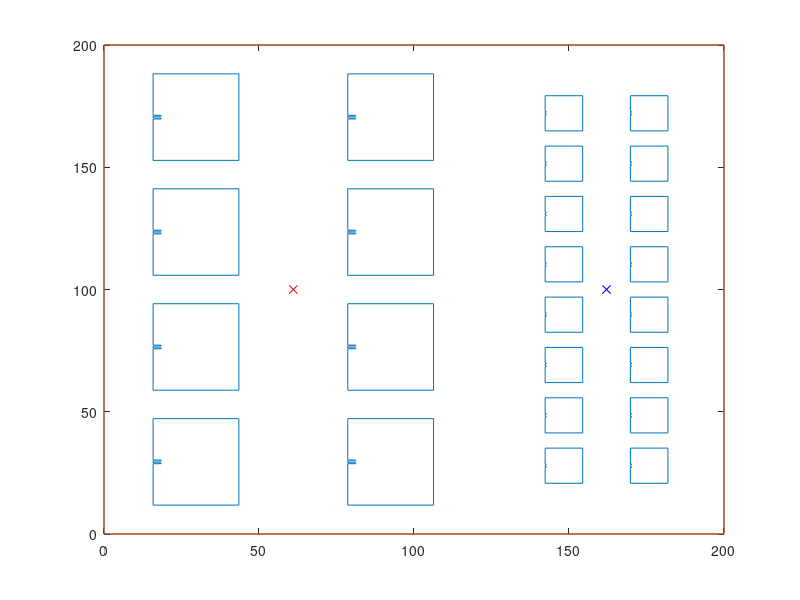

MATLAB code for this plot:
% simple plotter for array
close all;

% General board
L = 200; %mm
W = 200; %mm
epsr = 4.2;
diss = 0.086;
h = 1.6; %mm

% 2.4 GHz patch
L2 = 27.67; %mm
W2 = 35.37; %mm
y02 = 2.58; %mm
w2 = 2; % stripline multiplier
f0_hz = 2.45; %GHz


% 5 GHz patch
L5 = 12.11; %mm
W5 = 14.38; %mm
y05 = 0.323; %mm
w5 = 2; % stripline multiplier
f0_hz = 5.6; %GHz

% stripline widths
w_100 = 0.749; %mm
w_50 = 3.167; %mm

% 2.4GHz array
rows2 = 4;
cols2 = 2;
rowspacing2 = 47; %mm
colspacing2 = 62.8; %mm
% rowspacing2 = L2*1.7; %mm
% colspacing2 = L2*2.27; %mm

% 5GHz array
rows5 = 8;
cols5 = 2;
rowspacing5 = 20.59; %mm
colspacing5 = 27.5; %mm
% rowspacing5 = L5*1.7; %mm
% colspacing5 = L5*2.27; %mm

% Klopfenstein taper
L_klop = 20; %mm

% Miter
% calculated

% radius of 100 ohm lines
r_100 = 5; % x the width

% stripline clearance from patch
clear2 = L2/5;
clear5 = L5/5;

% array centers
X2 = W/2;
Y2 = L/4 + clear2*2;
X5 = W/2;
Y5 = L*3/4 + clear5*5;

% create board
xboard = [ 0 , 0 , W , W , 0];
yboard = [ 0 , L , L , 0 , 0 ];

% create primitive 2.4 GHz patch
slotwidth = w2*w_100;
ypatch2 = [-W2/2 , -W2/2 , W2/2 , W2/2 , slotwidth/2 , slotwidth/2 , w_100/2, w_100/2 ,- w_100/2 ,-w_100/2 , -slotwidth/2 , -slotwidth/2 , -W2/2];
xpatch2 = [-L2/2 , L2/2 , L2/2 , -L2/2 , -L2/2 , -L2/2 + y02 ,  -L2/2 + y02 , -L2/2 , -L2/2 , -L2/2 + y02 , -L2/2 + y02 , -L2/2 , -L2/2];

% create primitive 5 GHz patch
ypatch5 = [-W5/2 , -W5/2 , W5/2 , W5/2 , slotwidth/2 , slotwidth/2 , w_100/2, w_100/2 ,- w_100/2 ,-w_100/2 , -slotwidth/2 , -slotwidth/2 , -W5/2];
xpatch5 = [-L5/2 , L5/2 , L5/2 , -L5/2 , -L5/2 , -L5/2 + y05 ,  -L5/2 + y05 , -L5/2 , -L5/2 , -L5/2 + y05 , -L5/2 + y05 , -L5/2 , -L5/2];

% make 2.4G array
xarray2 = [];
yarray2 = [];
startpoint2x = -(cols2/2)*colspacing2/2;
startpoint2y = -(rows2/2)*rowspacing2/2 - rowspacing2/2;
for x=1:cols2
    xoffset = startpoint2x + (x-1)*colspacing2 + Y2;
    for y=1:rows2
        yoffset = startpoint2y + (y-1)*rowspacing2 +X2;
        xarray2 = [ xarray2 NaN xpatch2+xoffset ];
        yarray2 = [ yarray2 NaN ypatch2+yoffset ];
    end
end

% make 5G array
xarray5 = [];
yarray5 = [];
startpoint5x = -(cols5/2)*colspacing5/2;
startpoint5y = -(rows5/2)*rowspacing5/2 - rowspacing5*3/2;
for x=1:cols5
    xoffset = startpoint5x + (x-1)*colspacing5 + Y5;
    for y=1:rows5
        yoffset = startpoint5y + (y-1)*rowspacing5 +X5;
        xarray5 = [ xarray5 NaN xpatch5+xoffset ];
        yarray5 = [ yarray5 NaN ypatch5+yoffset ];
    end
end

% make total array
xarray = [xarray2 NaN xarray5];
yarray = [yarray2 NaN yarray5];

plot(xarray,yarray);
hold on;
plot(xboard,yboard);
plot(Y2,X2,'rx');
plot(Y5,X5,'bx');
